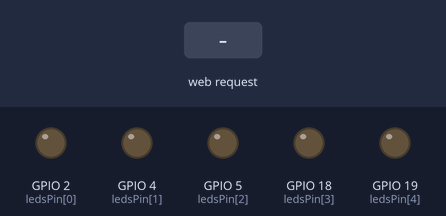
This sketch was run on a simulated ESP32. On the bench: output pins drawn as LEDs (lit = HIGH). Inputs (shaded band) come from the test bench. What the sketch prints to the serial monitor is not drawn.

Above: at 1.2 s.
1.3 s: HTTP request GET /red_led/on received
At 2.5 s:
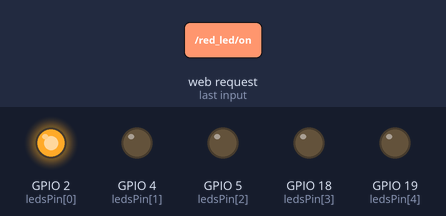
2.8 s: HTTP request GET /green_led/on received
At 3.8 s:
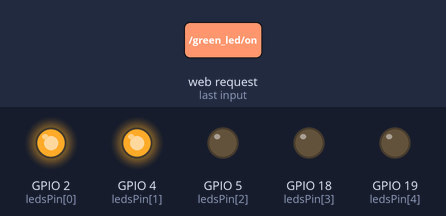
4.3 s: HTTP request GET /red_led/off received
At 4.9 s:
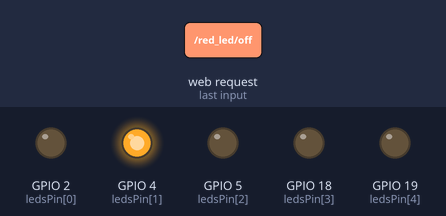
5.8 s: HTTP request GET /blue_led/on received
At 6.1 s:
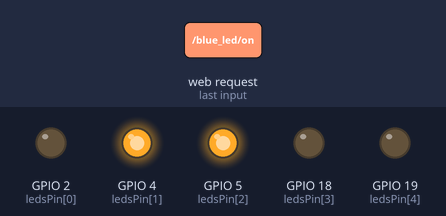
7.3 s: HTTP request GET /green_led/off received
At 8.4 s:
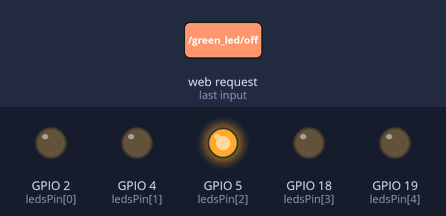
8.8 s: HTTP request GET /white_led/on received
At 9.5 s:
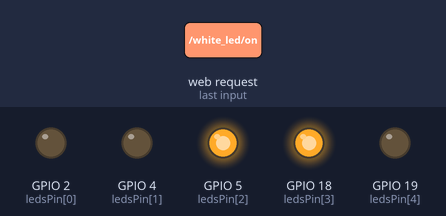
Timing chart, 0 to 11.3 s (numbered marks = the images above; inputs shaded):
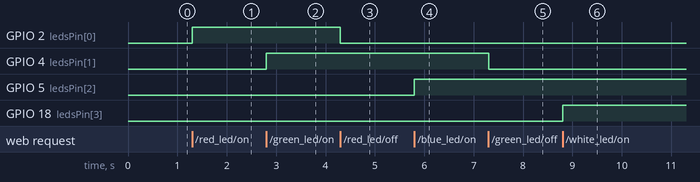

The sketch:

control_multiple_leds_ap.ino
```cpp
#include <WiFi.h>
#include <WebServer.h>
#include "handles.h"

const char* ssid = "ESP32_Motor";
const char* password = "192098";

WebServer server(80);

///////////VOID SETUP/////////////
int ledsPin[5] = {2,4,5,18,19};

void setup() {
  Serial.begin(115200);
  for(int n=0;n<5;n++){
    pinMode(ledsPin[n],OUTPUT);
  }

  WiFi.softAP(ssid,password);
  Serial.println("AP creado");
  Serial.println("IP: ");
  Serial.println(WiFi.softAPIP());

  server.on("/", handleRoot);
  server.on("/red_led/on", handleRedOn);
  server.on("/red_led/off",handleRedOff);
  server.on("/green_led/on", handleGreenOn);
  server.on("/green_led/off",handleGreenOff);
  server.on("/blue_led/on", handleBluenOn);
  server.on("/blue_led/off",handleBlueOff);
  server.on("/white_led/on", handleWhiteOn);
  server.on("/white_led/off",handleWhiteOff);
  server.on("/yellow_led/on", handleYellowOn);
  server.on("/yellow_led/off",handleYellowOff);
  server.begin();

}

//////VOID LOOP////////////

void loop() {
  // put your main code here, to run repeatedly:
  server.handleClient();
}
```

handlers.ino
```cpp
#include "handles.h"

extern WebServer server;

int ledPins[6] = {2,4,5,18,19};

///Tunrn on leds///

void handleRoot(){
  server.send(200, "text/plain", "ESP32 encendido");
}

void handleRedOn(){
  digitalWrite(ledPins[0],HIGH);
  server.send(200, "text/plain", "LED Red");
}

void handleGreenOn(){
  digitalWrite(ledPins[1],HIGH);
   server.send(200, "text/plain", "LED Green");
}

void handleBluenOn(){
  digitalWrite(ledPins[2],HIGH);
   server.send(200, "text/plain", "LED Blue");
}

void handleWhiteOn(){
  digitalWrite(ledPins[3],HIGH);
   server.send(200, "text/plain", "LED White");
}

void handleYellowOn(){
  digitalWrite(ledPins[4],HIGH);
   server.send(200, "text/plain", "LED Yellow");
}


///Turn OFF leds///

void handleRedOff(){
  digitalWrite(ledPins[0],LOW);
  server.send(200, "text/plain", "LED Red");
}

void handleGreenOff(){
  digitalWrite(ledPins[1],LOW);
   server.send(200, "text/plain", "LED Green");
}

void handleBlueOff(){
  digitalWrite(ledPins[2],LOW);
   server.send(200, "text/plain", "LED Blue");
}

void handleWhiteOff(){
  digitalWrite(ledPins[3],LOW);
   server.send(200, "text/plain", "LED White");
}

void handleYellowOff(){
  digitalWrite(ledPins[4],LOW);
   server.send(200, "text/plain", "LED Yellow");
}
```

handles.h
```cpp
#ifdef HANDLERS_H
#define HANDLERS_H

#include <WebServer.h>

extern WebServer server;

void handleRoot();
void handleRedOn();
void handleGreenOn();
void handleBlueOn();
void handleWhiteOn();
void handleYellowOn();
void handleRedOff();
void handleGreenOff();
void handleBlueOff();
void handleWhiteOff();
void handleYellowOff();

#endif
```

Measured:
- after the input at 1.3 s, GPIO 2 (ledsPin[0]): LOW → HIGH at once
- after the input at 2.8 s, GPIO 4 (ledsPin[1]): LOW → HIGH at once
- after the input at 4.3 s, GPIO 2 (ledsPin[0]): HIGH → LOW at once
- after the input at 5.8 s, GPIO 5 (ledsPin[2]): LOW → HIGH at once
- after the input at 7.3 s, GPIO 4 (ledsPin[1]): HIGH → LOW at once
- after the input at 8.8 s, GPIO 18 (ledsPin[3]): LOW → HIGH at once
